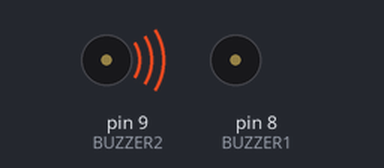
Recording of a sketch running on a simulated Arduino Uno, built with avr-gcc and run on an emulated ATmega328P. Shown: buzzer (waves = sounding, pin HIGH). Pins used as bus, display or sensor lines are not drawn; what the sketch prints to the serial monitor is not drawn.

Above: at 0.1 s.
Timing chart, 0 to 40.0 s (numbered marks = the images above):
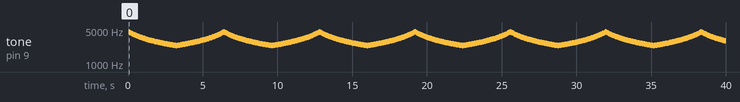

Measured:
- by itself, tone on pin 9 (BUZZER2): plays 4567 Hz for 0.04 s, 4476 Hz for 0.04 s, 4414 Hz for 0.04 s, 4351 Hz for 0.04 s, 4307 Hz for 0.04 s, 4215 Hz for 0.04 s … (996 notes in this stretch)

The sketch:

sketch.ino
```cpp
#define BUZZER1 8
#define BUZZER2 9


void setup()
{
  Serial.begin(9600);
  Serial.println("Ready to make music!");
  pinMode(BUZZER1, OUTPUT);
  pinMode(BUZZER2, OUTPUT);
}

void do_sound_micro(uint16_t delay_micro)
{
  for(uint8_t ix = 0; ix < 100; ix++) {
    digitalWrite(BUZZER1, HIGH);
    digitalWrite(BUZZER2, HIGH);
    delayMicroseconds(delay_micro);
    digitalWrite(BUZZER1, LOW);
    //delayMicroseconds(1);
    digitalWrite(BUZZER2, LOW);

    delayMicroseconds(delay_micro);
  }

}

void print_item(int item)
{
  Serial.print("Micro: ");
  Serial.print(item);
  Serial.print("\r\n");
}

void loop()
{
  int on = 100;
  int off = 200;
  for(int ix=on; ix < off;ix++) {
    print_item(ix);
    do_sound_micro(ix);
  }
  for(int ix=off; ix >= on;ix--) {
    print_item(ix);
    do_sound_micro(ix);
  }
}
```
